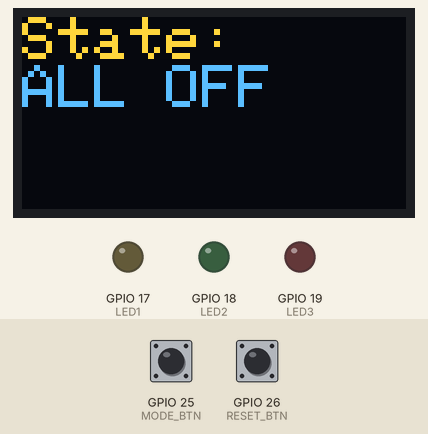
Bench run of a sketch on a simulated ESP32. Shown: 128×64 one-colour display, output pins drawn as LEDs (lit = HIGH). Dashed ring = blinking. The test bench sets the inputs (shaded band); at power-on: GPIO 25 (MODE_BTN) HIGH, GPIO 26 (RESET_BTN) HIGH. The OLED is the two-colour kind (top 16 rows yellow).

Above: at 1.2 s.
1.3 s: GPIO 25 (MODE_BTN) pulled LOW for 0.15 s
At 1.85 s:
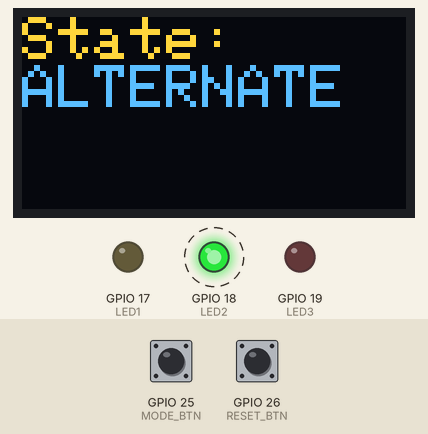
2.0 s: GPIO 25 (MODE_BTN) pulled LOW for 1 s
At 2.7 s:
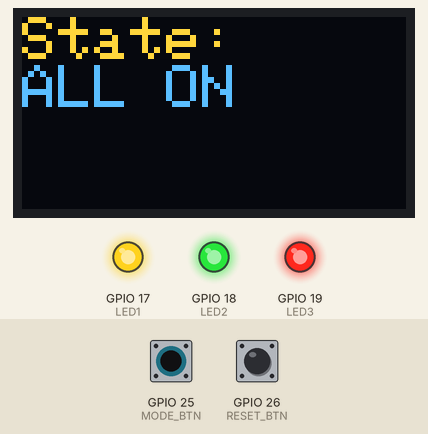
4.5 s: GPIO 25 (MODE_BTN) pulled LOW for 0.15 s
At 4.72 s:
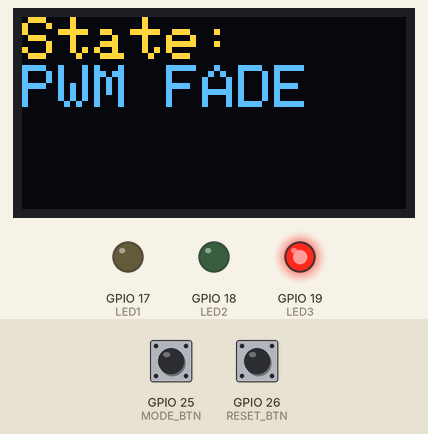
5.2 s: GPIO 26 (RESET_BTN) pulled LOW for 0.15 s
At 6.4 s:
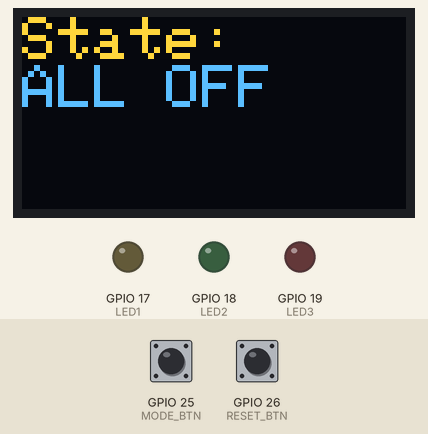
6.8 s: GPIO 25 (MODE_BTN) pulsed LOW 2 times (0.12 s each, 0.3 s apart)
At 7.11 s:
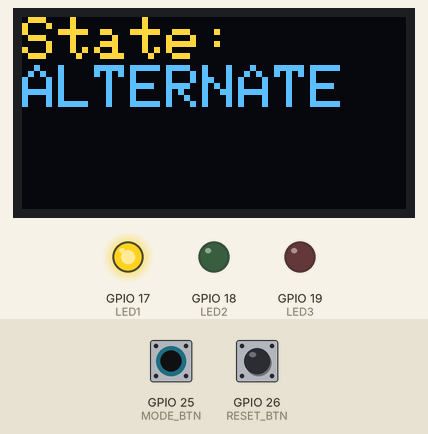
8.9 s: GPIO 26 (RESET_BTN) pulled LOW for 1 s
At 10.2 s:
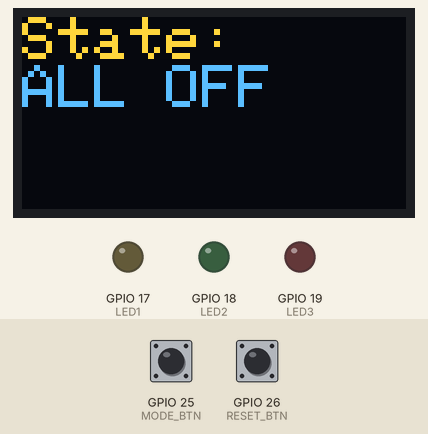
Timing chart, 0 to 11.9 s (numbered marks = the images above; inputs shaded):
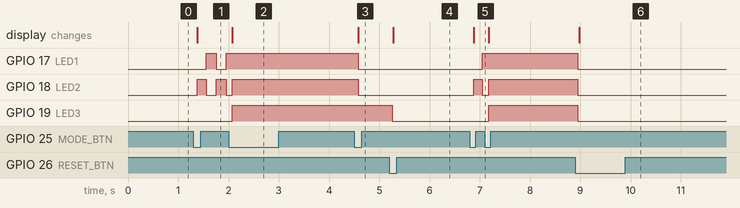

Measured:
- after the input at 1.3 s, GPIO 17 (LED1): LOW → HIGH after 0.25 s, → LOW 0.20 s later, → HIGH 0.20 s later; GPIO 18 (LED2): alternates HIGH for 0.19 s and LOW for 0.20 s, starting after 0.08 s; the display: changes after 0.08 s (image 1)
- after the input at 2.0 s, GPIO 17 (LED1): stops changing and stays HIGH; GPIO 19 (LED3): LOW → HIGH after 0.08 s; the display: changes after 0.08 s (image 2)
- after the input at 4.5 s, GPIO 17 (LED1), GPIO 18 (LED2): HIGH → LOW after 0.08 s; the display: changes after 0.08 s (image 3)
- after the input at 5.2 s, the display: changes after 0.08 s (image 4)
- after the input at 6.8 s, GPIO 17 (LED1): LOW → HIGH after 0.25 s; GPIO 18 (LED2): LOW → HIGH after 0.08 s, → LOW 0.18 s later, → HIGH 0.13 s later; GPIO 19 (LED3): LOW → HIGH after 0.38 s; the display: changes after 0.08 s (image 5)
- after the input at 8.9 s, GPIO 17 (LED1), GPIO 18 (LED2), GPIO 19 (LED3): HIGH → LOW after 0.05 s; the display: changes after 0.08 s (image 6)

The sketch:

sketch.ino
```cpp
// Week4-BonusTask
// Embedded IoT System Fall-2025
//
// Name: Muhammad Azhar Faiz                 Reg#: 23-ntu-cs-1063

#include <Arduino.h>
#include <Wire.h>
#include <Adafruit_GFX.h>
#include <Adafruit_SSD1306.h>

// ---- OLED setup ----
#define SCREEN_WIDTH 128
#define SCREEN_HEIGHT 64
#define OLED_ADDR 0x3C
Adafruit_SSD1306 display(SCREEN_WIDTH, SCREEN_HEIGHT, &Wire, -1);

// ---- Pins ----
#define LED1 17
#define LED2 18
#define LED3 19
#define MODE_BTN 25
#define RESET_BTN 26

// ---- PWM ----
#define PWM_LED3 0

// ---- Constants ----
#define DEBOUNCE_US 50000 // 50ms
#define OLED_REFRESH_MS 300

// ---- Timers ----
hw_timer_t *debounceTimerMode = nullptr;
hw_timer_t *debounceTimerReset = nullptr;
volatile bool debounceModeActive = false;
volatile bool debounceResetActive = false;
volatile bool modeEvent = false;
volatile bool resetEvent = false;

// ---- App state ----
int mode = 0;
unsigned long lastAltStep = 0;
int altState = 0;

// ---- ISRs ----
void IRAM_ATTR onModeDebounce() {
if (digitalRead(MODE_BTN) == LOW) modeEvent = true;
debounceModeActive = false;
}
void IRAM_ATTR onResetDebounce() {
if (digitalRead(RESET_BTN) == LOW) resetEvent = true;
debounceResetActive = false;
}
void IRAM_ATTR modeISR() {
if (!debounceModeActive) {
debounceModeActive = true;
timerWrite(debounceTimerMode, 0);
timerAlarmWrite(debounceTimerMode, DEBOUNCE_US, false);
timerAlarmEnable(debounceTimerMode);
}
}
void IRAM_ATTR resetISR() {
if (!debounceResetActive) {
debounceResetActive = true;
timerWrite(debounceTimerReset, 0);
timerAlarmWrite(debounceTimerReset, DEBOUNCE_US, false);
timerAlarmEnable(debounceTimerReset);
}
}

// ---- Helpers ----
void setAllOff() {
digitalWrite(LED1, LOW);
digitalWrite(LED2, LOW);
ledcWrite(PWM_LED3, 0);
}
void setAllOn() {
digitalWrite(LED1, HIGH);
digitalWrite(LED2, HIGH);
ledcWrite(PWM_LED3, 255);
}
void alternateStep() {
digitalWrite(LED1, altState ? HIGH : LOW);
digitalWrite(LED2, altState ? LOW : HIGH);
ledcWrite(PWM_LED3, 0);
altState = !altState;
}
String currentLabel() {
switch (mode) {
case 0: return "ALL OFF";
case 1: return "ALTERNATE";
case 2: return "ALL ON";
case 3: return "PWM FADE";
default: return "UNKNOWN";
}
}
void drawOLED() {
display.clearDisplay();
display.setTextSize(2);
display.setTextColor(SSD1306_WHITE);
display.setCursor(0, 0);
display.print("State:\n" + currentLabel());
display.display();
}

// ---- Setup ----
void setup() {
Serial.begin(115200);
display.begin(SSD1306_SWITCHCAPVCC, OLED_ADDR);

pinMode(LED1, OUTPUT);
pinMode(LED2, OUTPUT);
pinMode(LED3, OUTPUT);
pinMode(MODE_BTN, INPUT_PULLUP);
pinMode(RESET_BTN, INPUT_PULLUP);

ledcSetup(PWM_LED3, 5000, 8);
ledcAttachPin(LED3, PWM_LED3);

debounceTimerMode = timerBegin(0, 80, true);
debounceTimerReset = timerBegin(1, 80, true);
timerAttachInterrupt(debounceTimerMode, &onModeDebounce, true);
timerAttachInterrupt(debounceTimerReset, &onResetDebounce, true);

attachInterrupt(digitalPinToInterrupt(MODE_BTN), modeISR, FALLING);
attachInterrupt(digitalPinToInterrupt(RESET_BTN), resetISR, FALLING);

setAllOff();
drawOLED();
}

// ---- Loop ----
void loop() {
unsigned long now = millis();

if (modeEvent) {
modeEvent = false;
mode = (mode + 1) % 4;
drawOLED();
}

if (resetEvent) {
resetEvent = false;
mode = 0;
setAllOff();
drawOLED();
}

switch (mode) {
case 0: setAllOff(); break;
case 1:
if (now - lastAltStep >= 200) {
alternateStep();
lastAltStep = now;
}
break;
case 2: setAllOn(); break;
case 3:
digitalWrite(LED1, LOW);
digitalWrite(LED2, LOW);
for (int v = 0; v <= 255; ++v) {
if (modeEvent || resetEvent) break;
ledcWrite(PWM_LED3, v);
delay(2);
}
for (int v = 255; v >= 0; --v) {
if (modeEvent || resetEvent) break;
ledcWrite(PWM_LED3, v);
delay(2);
}
break;
}

delay(5);
}
```
